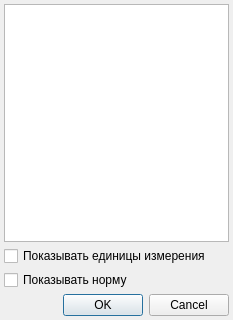
<ui version="4.0" >
 <class>ActionPropertyChooserDialog</class>
 <widget class="QDialog" name="ActionPropertyChooserDialog" >
  <property name="windowModality" >
   <enum>Qt::ApplicationModal</enum>
  </property>
  <property name="geometry" >
   <rect>
    <x>0</x>
    <y>0</y>
    <width>233</width>
    <height>320</height>
   </rect>
  </property>
  <property name="windowTitle" >
   <string>Dialog</string>
  </property>
  <layout class="QGridLayout" >
   <property name="margin" >
    <number>4</number>
   </property>
   <property name="spacing" >
    <number>4</number>
   </property>
   <item row="3" column="0" >
    <widget class="QDialogButtonBox" name="buttonBox" >
     <property name="orientation" >
      <enum>Qt::Horizontal</enum>
     </property>
     <property name="standardButtons" >
      <set>QDialogButtonBox::Cancel|QDialogButtonBox::Ok</set>
     </property>
    </widget>
   </item>
   <item row="0" column="0" >
    <widget class="CInDocTableView" name="tblChoose" >
     <property name="editTriggers" >
      <set>QAbstractItemView::NoEditTriggers</set>
     </property>
     <property name="dragEnabled" >
      <bool>true</bool>
     </property>
     <property name="dragDropMode" >
      <enum>QAbstractItemView::InternalMove</enum>
     </property>
    </widget>
   </item>
   <item row="1" column="0" >
    <widget class="QCheckBox" name="chkShowUnit" >
     <property name="text" >
      <string>Показывать единицы измерения</string>
     </property>
     <property name="tristate" >
      <bool>true</bool>
     </property>
    </widget>
   </item>
   <item row="2" column="0" >
    <widget class="QCheckBox" name="chkShowNorm" >
     <property name="text" >
      <string>Показывать норму</string>
     </property>
     <property name="tristate" >
      <bool>true</bool>
     </property>
    </widget>
   </item>
  </layout>
 </widget>
 <customwidgets>
  <customwidget>
   <class>CInDocTableView</class>
   <extends>QTableView</extends>
   <header>library/InDocTable.h</header>
  </customwidget>
 </customwidgets>
 <tabstops>
  <tabstop>tblChoose</tabstop>
  <tabstop>chkShowUnit</tabstop>
  <tabstop>chkShowNorm</tabstop>
  <tabstop>buttonBox</tabstop>
 </tabstops>
 <resources/>
 <connections>
  <connection>
   <sender>buttonBox</sender>
   <signal>accepted()</signal>
   <receiver>ActionPropertyChooserDialog</receiver>
   <slot>accept()</slot>
   <hints>
    <hint type="sourcelabel" >
     <x>603</x>
     <y>286</y>
    </hint>
    <hint type="destinationlabel" >
     <x>574</x>
     <y>746</y>
    </hint>
   </hints>
  </connection>
  <connection>
   <sender>buttonBox</sender>
   <signal>rejected()</signal>
   <receiver>ActionPropertyChooserDialog</receiver>
   <slot>reject()</slot>
   <hints>
    <hint type="sourcelabel" >
     <x>646</x>
     <y>286</y>
    </hint>
    <hint type="destinationlabel" >
     <x>672</x>
     <y>746</y>
    </hint>
   </hints>
  </connection>
 </connections>
</ui>
